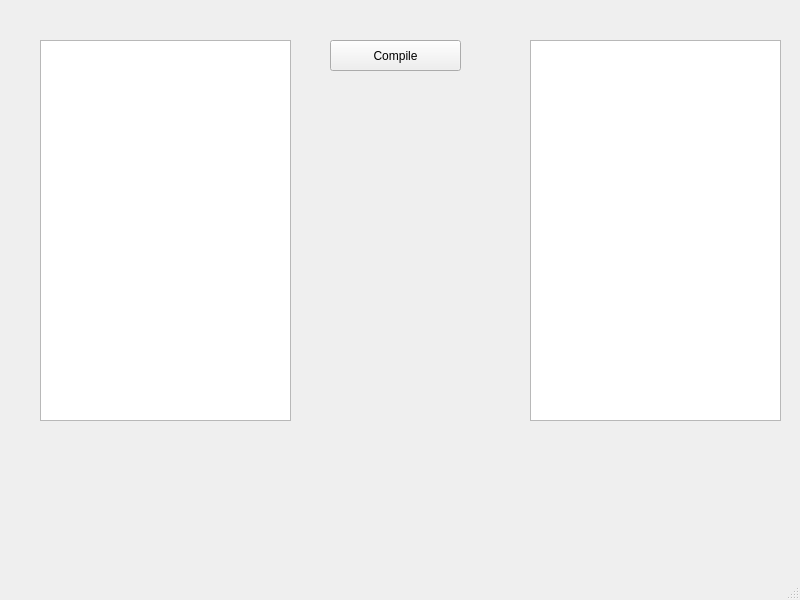
<?xml version="1.0" encoding="UTF-8"?>
<ui version="4.0">
 <class>MainWindow</class>
 <widget class="QMainWindow" name="MainWindow">
  <property name="geometry">
   <rect>
    <x>0</x>
    <y>0</y>
    <width>800</width>
    <height>600</height>
   </rect>
  </property>
  <property name="windowTitle">
   <string>Compiler</string>
  </property>
  <widget class="QWidget" name="centralwidget">
   <widget class="QPushButton" name="pushButton">
    <property name="geometry">
     <rect>
      <x>330</x>
      <y>40</y>
      <width>131</width>
      <height>31</height>
     </rect>
    </property>
    <property name="text">
     <string>Compile</string>
    </property>
   </widget>
   <widget class="QTextEdit" name="textEdit_1">
    <property name="geometry">
     <rect>
      <x>40</x>
      <y>40</y>
      <width>251</width>
      <height>381</height>
     </rect>
    </property>
   </widget>
   <widget class="QTextEdit" name="textEdit_2">
    <property name="geometry">
     <rect>
      <x>530</x>
      <y>40</y>
      <width>251</width>
      <height>381</height>
     </rect>
    </property>
   </widget>
  </widget>
  <widget class="QMenuBar" name="menubar">
   <property name="geometry">
    <rect>
     <x>0</x>
     <y>0</y>
     <width>800</width>
     <height>23</height>
    </rect>
   </property>
  </widget>
  <widget class="QStatusBar" name="statusbar"/>
 </widget>
 <resources/>
 <connections>
  <connection>
   <sender>pushButton</sender>
   <signal>clicked()</signal>
   <receiver>MainWindow</receiver>
   <slot>compile()</slot>
   <hints>
    <hint type="sourcelabel">
     <x>394</x>
     <y>86</y>
    </hint>
    <hint type="destinationlabel">
     <x>394</x>
     <y>288</y>
    </hint>
   </hints>
  </connection>
 </connections>
 <slots>
  <slot>compile()</slot>
 </slots>
</ui>
